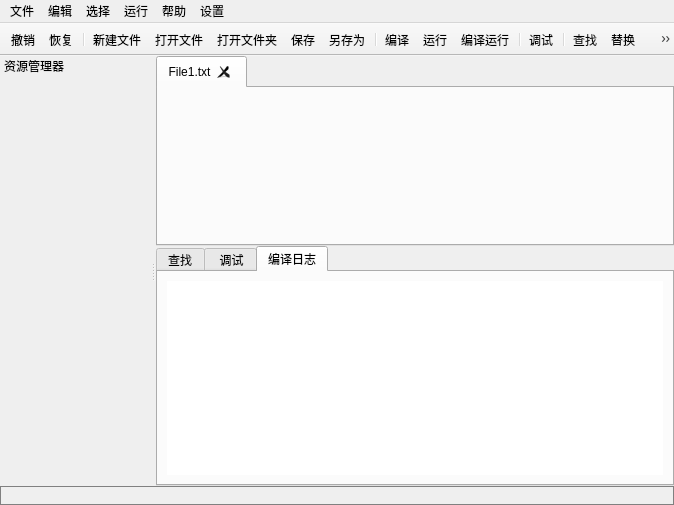
<?xml version="1.0" encoding="UTF-8"?>
<ui version="4.0">
 <class>MainWindow</class>
 <widget class="QMainWindow" name="MainWindow">
  <property name="geometry">
   <rect>
    <x>0</x>
    <y>0</y>
    <width>674</width>
    <height>505</height>
   </rect>
  </property>
  <property name="windowTitle">
   <string>MainWindow</string>
  </property>
  <widget class="QWidget" name="centralwidget">
   <layout class="QGridLayout" name="gridLayout">
    <property name="leftMargin">
     <number>0</number>
    </property>
    <property name="topMargin">
     <number>0</number>
    </property>
    <property name="rightMargin">
     <number>0</number>
    </property>
    <property name="bottomMargin">
     <number>0</number>
    </property>
    <property name="spacing">
     <number>0</number>
    </property>
    <item row="0" column="0">
     <widget class="QTabWidget" name="tabWgtEditArea">
      <property name="sizePolicy">
       <sizepolicy hsizetype="Expanding" vsizetype="Expanding">
        <horstretch>0</horstretch>
        <verstretch>0</verstretch>
       </sizepolicy>
      </property>
      <property name="styleSheet">
       <string notr="true">font:</string>
      </property>
      <property name="currentIndex">
       <number>0</number>
      </property>
      <property name="tabsClosable">
       <bool>true</bool>
      </property>
      <property name="movable">
       <bool>false</bool>
      </property>
      <widget class="QWidget" name="tab_2">
       <property name="font">
        <font>
         <italic>false</italic>
        </font>
       </property>
       <attribute name="title">
        <string>File1.txt</string>
       </attribute>
      </widget>
     </widget>
    </item>
    <item row="1" column="0">
     <widget class="QTabWidget" name="tabWgtResArea">
      <property name="sizePolicy">
       <sizepolicy hsizetype="Expanding" vsizetype="Expanding">
        <horstretch>0</horstretch>
        <verstretch>0</verstretch>
       </sizepolicy>
      </property>
      <property name="minimumSize">
       <size>
        <width>0</width>
        <height>200</height>
       </size>
      </property>
      <property name="maximumSize">
       <size>
        <width>16777215</width>
        <height>300</height>
       </size>
      </property>
      <property name="currentIndex">
       <number>2</number>
      </property>
      <property name="movable">
       <bool>true</bool>
      </property>
      <property name="tabBarAutoHide">
       <bool>false</bool>
      </property>
      <widget class="QWidget" name="tab">
       <attribute name="title">
        <string>查找</string>
       </attribute>
       <widget class="QWidget" name="verticalLayoutWidget">
        <property name="geometry">
         <rect>
          <x>-1</x>
          <y>-1</y>
          <width>521</width>
          <height>191</height>
         </rect>
        </property>
        <layout class="QVBoxLayout" name="verticalLayout"/>
       </widget>
      </widget>
      <widget class="QWidget" name="tab_3">
       <attribute name="title">
        <string> 调试</string>
       </attribute>
      </widget>
      <widget class="QWidget" name="tab_4">
       <attribute name="title">
        <string>编译日志</string>
       </attribute>
       <layout class="QVBoxLayout" name="verticalLayout_2">
        <item>
         <widget class="QTextEdit" name="CompileLog">
          <property name="frameShape">
           <enum>QFrame::NoFrame</enum>
          </property>
          <property name="undoRedoEnabled">
           <bool>false</bool>
          </property>
          <property name="readOnly">
           <bool>true</bool>
          </property>
         </widget>
        </item>
       </layout>
      </widget>
     </widget>
    </item>
   </layout>
  </widget>
  <widget class="QMenuBar" name="menubar">
   <property name="geometry">
    <rect>
     <x>0</x>
     <y>0</y>
     <width>674</width>
     <height>26</height>
    </rect>
   </property>
   <widget class="QMenu" name="menuFile">
    <property name="title">
     <string>文件</string>
    </property>
    <addaction name="actionNewFile"/>
    <addaction name="actionOpenFile"/>
    <addaction name="actionOpenFolder"/>
    <addaction name="separator"/>
    <addaction name="actionSave"/>
    <addaction name="actionSaveAs"/>
    <addaction name="separator"/>
    <addaction name="separator"/>
    <addaction name="actionCloseAll"/>
   </widget>
   <widget class="QMenu" name="menuEdit">
    <property name="title">
     <string>编辑</string>
    </property>
    <addaction name="actionRevocate"/>
    <addaction name="actionRestore"/>
    <addaction name="separator"/>
    <addaction name="actionShear"/>
    <addaction name="actionCopy"/>
    <addaction name="actionPaste"/>
    <addaction name="separator"/>
    <addaction name="actionFind"/>
    <addaction name="actionReplace"/>
    <addaction name="separator"/>
   </widget>
   <widget class="QMenu" name="menuSelect">
    <property name="title">
     <string>选择</string>
    </property>
    <addaction name="action_7"/>
   </widget>
   <widget class="QMenu" name="menuRun">
    <property name="title">
     <string>运行</string>
    </property>
    <addaction name="actionCompile"/>
    <addaction name="actionRun"/>
    <addaction name="actionCompileRun"/>
    <addaction name="separator"/>
    <addaction name="actionDebug"/>
    <addaction name="action_9"/>
   </widget>
   <widget class="QMenu" name="menuHelp">
    <property name="title">
     <string>帮助</string>
    </property>
    <addaction name="actionHelp"/>
   </widget>
   <widget class="QMenu" name="menuSetting">
    <property name="title">
     <string>设置</string>
    </property>
    <addaction name="actioncodeStyle"/>
   </widget>
   <addaction name="menuFile"/>
   <addaction name="menuEdit"/>
   <addaction name="menuSelect"/>
   <addaction name="menuRun"/>
   <addaction name="menuHelp"/>
   <addaction name="menuSetting"/>
  </widget>
  <widget class="QDockWidget" name="gBoxFileMgr">
   <property name="minimumSize">
    <size>
     <width>150</width>
     <height>100</height>
    </size>
   </property>
   <property name="maximumSize">
    <size>
     <width>500</width>
     <height>524287</height>
    </size>
   </property>
   <property name="autoFillBackground">
    <bool>false</bool>
   </property>
   <property name="styleSheet">
    <string notr="true"/>
   </property>
   <property name="features">
    <set>QDockWidget::DockWidgetMovable</set>
   </property>
   <property name="allowedAreas">
    <set>Qt::LeftDockWidgetArea|Qt::RightDockWidgetArea</set>
   </property>
   <property name="windowTitle">
    <string>资源管理器</string>
   </property>
   <attribute name="dockWidgetArea">
    <number>1</number>
   </attribute>
   <widget class="QWidget" name="dockWidgetContents">
    <property name="styleSheet">
     <string notr="true"/>
    </property>
   </widget>
  </widget>
  <widget class="QStatusBar" name="statusbarTips">
   <property name="styleSheet">
    <string notr="true">border: 1px solid gray;</string>
   </property>
   <property name="sizeGripEnabled">
    <bool>false</bool>
   </property>
  </widget>
  <widget class="QToolBar" name="toolBar">
   <property name="windowTitle">
    <string>toolBar</string>
   </property>
   <property name="movable">
    <bool>false</bool>
   </property>
   <property name="floatable">
    <bool>false</bool>
   </property>
   <attribute name="toolBarArea">
    <enum>TopToolBarArea</enum>
   </attribute>
   <attribute name="toolBarBreak">
    <bool>false</bool>
   </attribute>
   <addaction name="actionRevocate"/>
   <addaction name="actionRestore"/>
   <addaction name="separator"/>
   <addaction name="actionNewFile"/>
   <addaction name="actionOpenFile"/>
   <addaction name="actionOpenFolder"/>
   <addaction name="actionSave"/>
   <addaction name="actionSaveAs"/>
   <addaction name="separator"/>
   <addaction name="actionCompile"/>
   <addaction name="actionRun"/>
   <addaction name="actionCompileRun"/>
   <addaction name="separator"/>
   <addaction name="actionDebug"/>
   <addaction name="separator"/>
   <addaction name="actionFind"/>
   <addaction name="actionReplace"/>
   <addaction name="separator"/>
   <addaction name="actionCloseAll"/>
  </widget>
  <action name="actionNewFile">
   <property name="icon">
    <iconset resource="UIImages.qrc">
     <normaloff>:/resources/UIImages/New.png</normaloff>:/resources/UIImages/New.png</iconset>
   </property>
   <property name="text">
    <string>新建文件    CTRL+N</string>
   </property>
   <property name="iconText">
    <string>新建文件</string>
   </property>
   <property name="toolTip">
    <string>新建文件</string>
   </property>
  </action>
  <action name="actionOpenFile">
   <property name="icon">
    <iconset resource="UIImages.qrc">
     <normaloff>:/resources/UIImages/OpenFile.png</normaloff>:/resources/UIImages/OpenFile.png</iconset>
   </property>
   <property name="text">
    <string>打开文件    CTRL+O</string>
   </property>
   <property name="iconText">
    <string>打开文件</string>
   </property>
   <property name="toolTip">
    <string>打开文件</string>
   </property>
  </action>
  <action name="actionOpenFolder">
   <property name="icon">
    <iconset resource="UIImages.qrc">
     <normaloff>:/resources/UIImages/OpenFolder.png</normaloff>:/resources/UIImages/OpenFolder.png</iconset>
   </property>
   <property name="text">
    <string>打开文件夹 CTRL+ALT+O</string>
   </property>
   <property name="iconText">
    <string>打开文件夹</string>
   </property>
   <property name="toolTip">
    <string>打开文件夹</string>
   </property>
  </action>
  <action name="actionSave">
   <property name="icon">
    <iconset resource="UIImages.qrc">
     <normaloff>:/resources/UIImages/Save.png</normaloff>:/resources/UIImages/Save.png</iconset>
   </property>
   <property name="text">
    <string>保存           CTRL+S</string>
   </property>
   <property name="iconText">
    <string>保存</string>
   </property>
   <property name="toolTip">
    <string>保存</string>
   </property>
  </action>
  <action name="actionSaveAs">
   <property name="icon">
    <iconset resource="UIImages.qrc">
     <normaloff>:/resources/UIImages/SaveAs.png</normaloff>:/resources/UIImages/SaveAs.png</iconset>
   </property>
   <property name="text">
    <string>另存为        CTRL+SHIFT+S</string>
   </property>
   <property name="iconText">
    <string>另存为</string>
   </property>
   <property name="toolTip">
    <string>另存为</string>
   </property>
  </action>
  <action name="actionCloseAll">
   <property name="icon">
    <iconset resource="UIImages.qrc">
     <normaloff>:/resources/UIImages/CloseAllTab.png</normaloff>:/resources/UIImages/CloseAllTab.png</iconset>
   </property>
   <property name="text">
    <string>关闭所有    CTRL+W</string>
   </property>
   <property name="iconText">
    <string>关闭所有</string>
   </property>
   <property name="toolTip">
    <string>关闭所有</string>
   </property>
  </action>
  <action name="actionRevocate">
   <property name="icon">
    <iconset resource="UIImages.qrc">
     <normaloff>:/resources/UIImages/Restore.png</normaloff>:/resources/UIImages/Restore.png</iconset>
   </property>
   <property name="text">
    <string>撤销          CTRL+Z</string>
   </property>
   <property name="iconText">
    <string>撤销</string>
   </property>
   <property name="toolTip">
    <string>撤销</string>
   </property>
   <property name="statusTip">
    <string extracomment=" "/>
   </property>
  </action>
  <action name="actionRestore">
   <property name="icon">
    <iconset resource="UIImages.qrc">
     <normaloff>:/resources/UIImages/Redo.png</normaloff>:/resources/UIImages/Redo.png</iconset>
   </property>
   <property name="text">
    <string>恢复          CTRL+Y</string>
   </property>
   <property name="iconText">
    <string>恢复</string>
   </property>
   <property name="toolTip">
    <string>恢复 </string>
   </property>
  </action>
  <action name="actionShear">
   <property name="text">
    <string>剪切          CTRL+X</string>
   </property>
  </action>
  <action name="actionCopy">
   <property name="text">
    <string>复制          CTRL+C</string>
   </property>
  </action>
  <action name="actionPaste">
   <property name="text">
    <string>粘贴          CTRL+V</string>
   </property>
  </action>
  <action name="actionFind">
   <property name="icon">
    <iconset resource="UIImages.qrc">
     <normaloff>:/resources/UIImages/Find.png</normaloff>:/resources/UIImages/Find.png</iconset>
   </property>
   <property name="text">
    <string>查找          CTRL+F</string>
   </property>
   <property name="iconText">
    <string>查找</string>
   </property>
   <property name="toolTip">
    <string>查找</string>
   </property>
  </action>
  <action name="actionReplace">
   <property name="icon">
    <iconset resource="UIImages.qrc">
     <normaloff>:/resources/UIImages/Replace.png</normaloff>:/resources/UIImages/Replace.png</iconset>
   </property>
   <property name="text">
    <string>替换          CTRL+SHIFT+F</string>
   </property>
   <property name="iconText">
    <string>替换</string>
   </property>
   <property name="toolTip">
    <string>替换</string>
   </property>
  </action>
  <action name="action_7">
   <property name="text">
    <string>...</string>
   </property>
  </action>
  <action name="actionCompile">
   <property name="icon">
    <iconset resource="UIImages.qrc">
     <normaloff>:/resources/UIImages/Compile.png</normaloff>:/resources/UIImages/Compile.png</iconset>
   </property>
   <property name="text">
    <string>编译          CTRL+B</string>
   </property>
   <property name="iconText">
    <string>编译</string>
   </property>
   <property name="toolTip">
    <string>编译</string>
   </property>
  </action>
  <action name="actionRun">
   <property name="icon">
    <iconset resource="UIImages.qrc">
     <normaloff>:/resources/UIImages/Run.png</normaloff>:/resources/UIImages/Run.png</iconset>
   </property>
   <property name="text">
    <string>运行          CTRL+R</string>
   </property>
   <property name="iconText">
    <string>运行</string>
   </property>
   <property name="toolTip">
    <string>运行</string>
   </property>
  </action>
  <action name="actionCompileRun">
   <property name="icon">
    <iconset resource="UIImages.qrc">
     <normaloff>:/resources/UIImages/ComplieRun.png</normaloff>:/resources/UIImages/ComplieRun.png</iconset>
   </property>
   <property name="text">
    <string>编译运行   CTRL+ALT+N</string>
   </property>
   <property name="iconText">
    <string>编译运行</string>
   </property>
   <property name="toolTip">
    <string>编译运行</string>
   </property>
  </action>
  <action name="actionDebug">
   <property name="icon">
    <iconset resource="UIImages.qrc">
     <normaloff>:/resources/UIImages/Debug.png</normaloff>:/resources/UIImages/Debug.png</iconset>
   </property>
   <property name="text">
    <string>调试</string>
   </property>
  </action>
  <action name="action_9">
   <property name="text">
    <string>...</string>
   </property>
  </action>
  <action name="actionHelp">
   <property name="text">
    <string>帮助文档</string>
   </property>
  </action>
  <action name="actioncodeStyle">
   <property name="text">
    <string>代码风格</string>
   </property>
  </action>
 </widget>
 <resources>
  <include location="UIImages.qrc"/>
 </resources>
 <connections/>
</ui>
